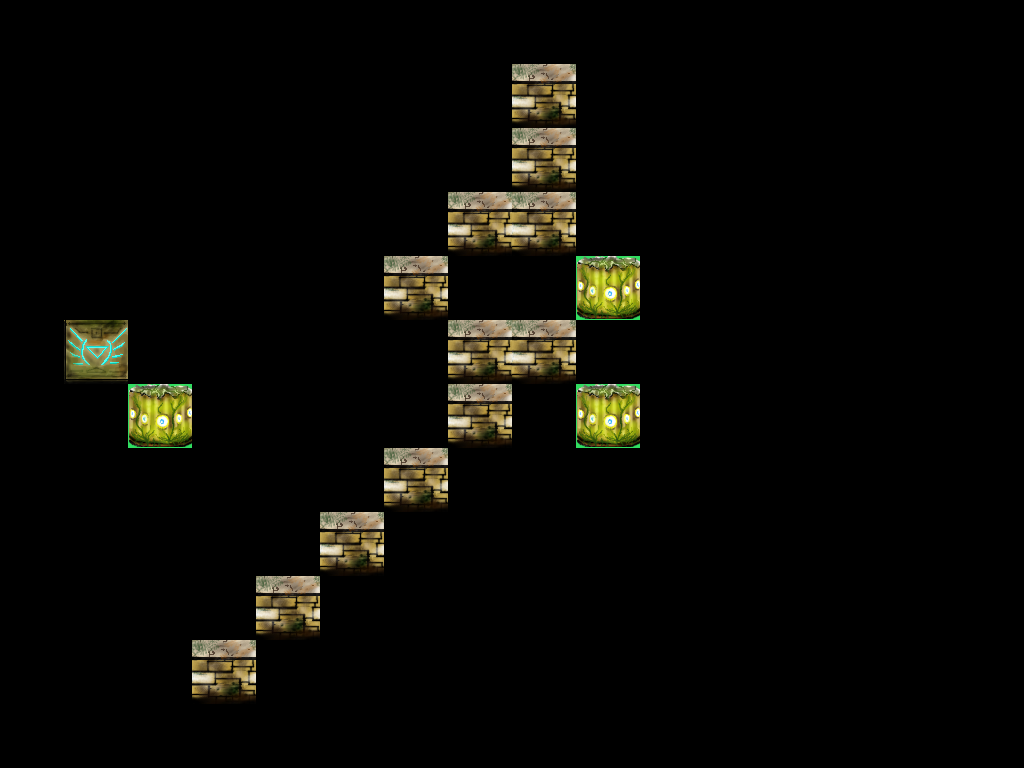

The image is a tile-based game level rendered from a .tmx file. Its description and complete source (layers, tilesets, objects, tile grids) follow:
An orthogonal 16x12 tile map with 64x64 px tiles, 1 tile layer (env) and 5 objects (2x spawn, 2x exit, pressure).

<map version="1.0" tiledversion="1.1.0" orientation="orthogonal" renderorder="left-up" width="16" height="12" tilewidth="64" tileheight="64" infinite="0" nextobjectid="12">
 <tileset firstgid="1" source="map.tsx" />
 <layer name="env" width="16" height="12">
  <data encoding="csv">
1,1,1,1,1,1,1,1,1,1,1,1,1,1,1,1,
1,0,0,0,0,0,0,0,2,0,0,0,0,0,0,1,
1,0,0,0,0,0,0,0,2,0,0,0,0,0,0,1,
1,0,0,0,0,0,0,2,2,0,0,0,0,0,0,1,
1,0,0,0,0,0,2,0,0,4,0,0,0,0,0,1,
1,6,0,0,0,0,0,2,2,0,0,0,0,0,0,7,
1,0,4,0,0,0,0,2,0,4,0,0,0,0,0,7,
1,0,0,0,0,0,2,0,0,0,0,0,0,0,0,1,
1,0,0,0,0,2,0,0,0,0,0,0,0,0,0,1,
1,0,0,0,2,0,0,0,0,0,0,0,0,0,0,1,
1,0,0,2,0,0,0,0,0,0,0,0,0,0,0,1,
1,1,1,1,1,1,1,7,7,1,1,1,1,1,1,1
</data>
 </layer>
 <objectgroup name="objects">
  <object id="7" name="enemyAway" type="spawn" x="832" y="128" width="64" height="64">
   <properties>
    <property name="damage" type="float" value="3" />
    <property name="hp" type="float" value="2" />
   </properties>
  </object>
  <object id="8" name="enemyAway" type="spawn" x="832" y="576" width="64" height="64">
   <properties>
    <property name="damage" type="float" value="3" />
    <property name="hp" type="float" value="2" />
   </properties>
  </object>
  <object id="9" name="room10" type="exit" x="960" y="320" width="64" height="128">
   <properties>
    <property name="pressureLock" type="int" value="1" />
   </properties>
  </object>
  <object id="10" name="room08" type="exit" x="448" y="704" width="128" height="64" />
  <object id="11" name="openDoor" type="pressure" x="64" y="320" width="64" height="64">
   <properties>
    <property name="size" value="block" />
    <property name="state" type="bool" value="false" />
   </properties>
  </object>
 </objectgroup>
</map>